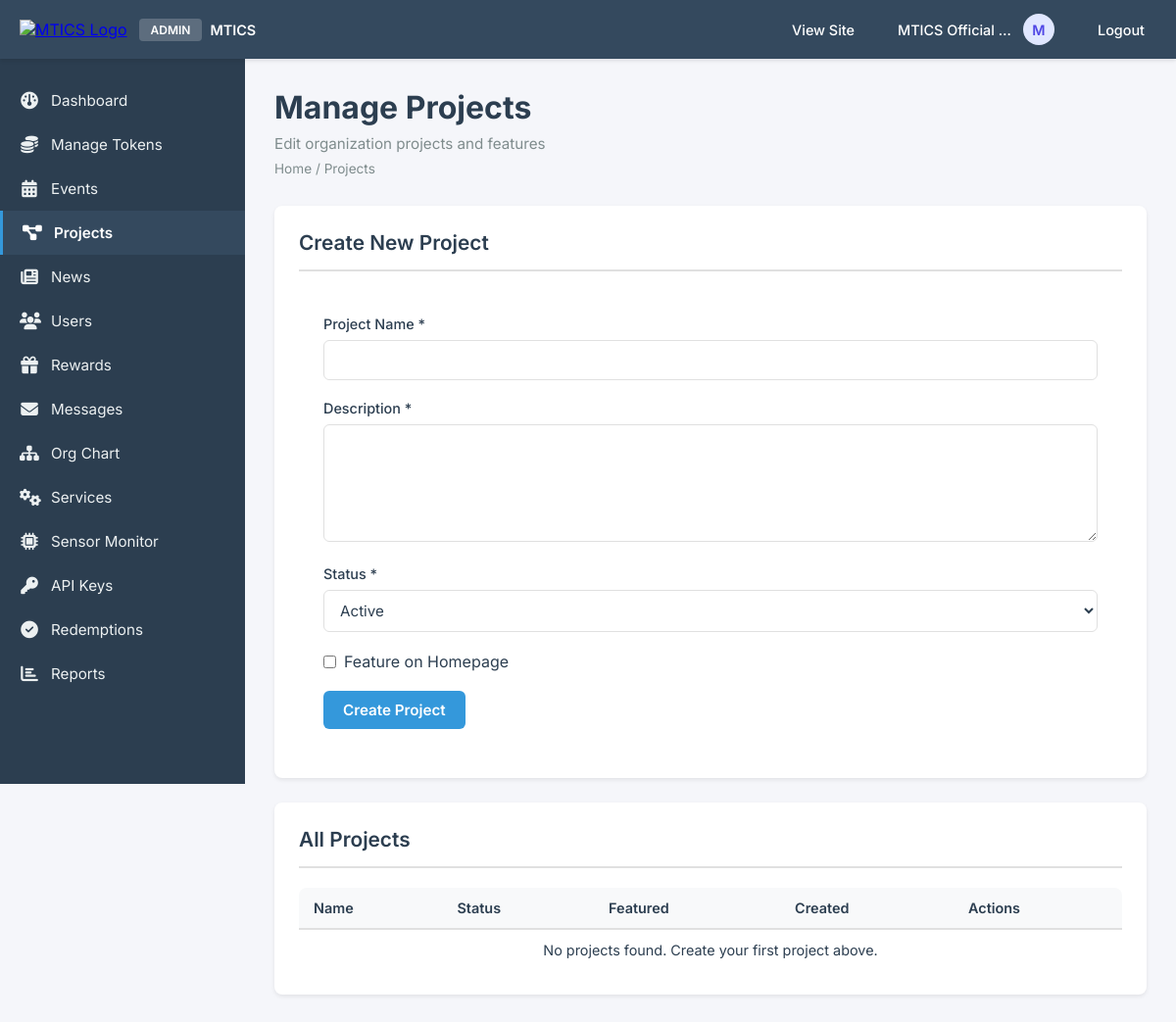
Page /admin/projects.php (signed in) on the earlier database version.
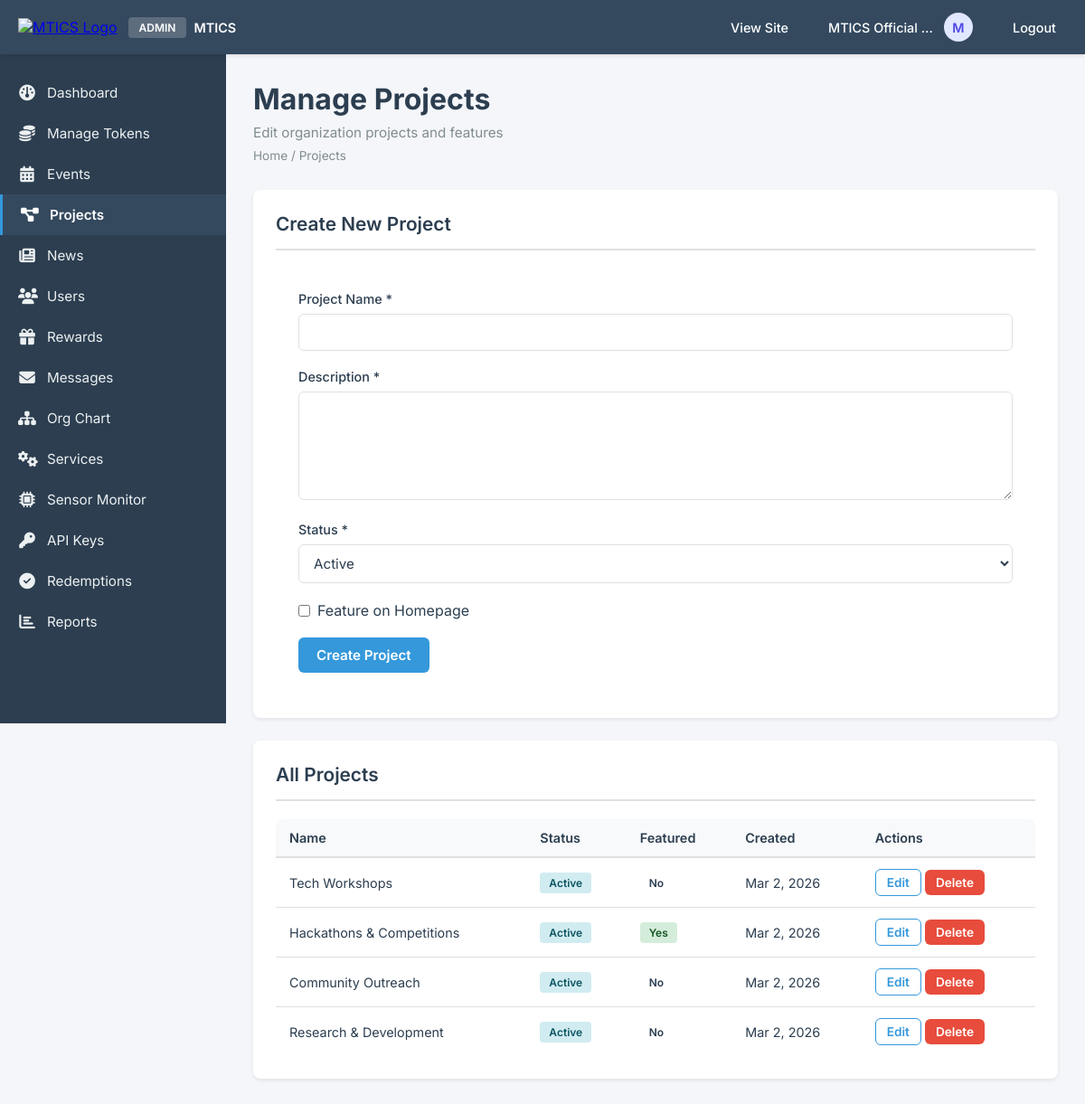
Same page on the later database version.
### tables this page shows
CREATE TABLE IF NOT EXISTS projects (
    id INT AUTO_INCREMENT PRIMARY KEY,
    name VARCHAR(255) NOT NULL,
    description TEXT,
    status VARCHAR(50) DEFAULT 'active',
    image_url VARCHAR(500),
    is_featured BOOLEAN DEFAULT FALSE,
    created_at TIMESTAMP DEFAULT CURRENT_TIMESTAMP,
    updated_at TIMESTAMP DEFAULT CURRENT_TIMESTAMP ON UPDATE CURRENT_TIMESTAMP,
    INDEX idx_status (status),
    INDEX idx_is_featured (is_featured),
    INDEX idx_created_at (created_at)
);

### admin/projects.php (the view, shortened to what the changed rows need)
<?php
$db = Database::getInstance()->getConnection();
$edit_project = null;
$stmt = $db->query("SELECT * FROM projects ORDER BY created_at DESC");
$projects = $stmt->fetchAll();
include '../includes/admin_header.php';
?>
<div class="admin-content">
    <div class="admin-container">
        <div class="admin-page-header">
            <h1 class="admin-page-title">Manage Projects</h1>
        </div>
        <div class="admin-section">
            <h2 class="admin-section-title"><?php echo $edit_project ? 'Edit Project' : 'Create New Project'; ?></h2>
        </div>
        <div class="admin-section">
            <h2 class="admin-section-title">All Projects</h2>
            <div class="admin-table-container">
                <table class="admin-table">
                    <thead>
                        <tr>
                            <th>Name</th>
                            <th>Status</th>
                            <th>Featured</th>
                            <th>Created</th>
                            <th>Actions</th>
                        </tr>
                    </thead>
                    <tbody>
                        <?php if (empty($projects)): ?>
                            <tr>
                                <td colspan="5" style="text-align: center; padding: var(--spacing-lg); color: var(--medium-gray);">
                                    No projects found. Create your first project above.
                                </td>
                            </tr>
                        <?php else: ?>
                            <?php foreach ($projects as $project): ?>
                            <tr>
                                <td><?php echo htmlspecialchars($project['name']); ?></td>
                                <td>
                                    <span class="badge badge-info"><?php echo ucfirst($project['status']); ?></span>
                                </td>
                                <td>
                                    <?php if ($project['is_featured']): ?>
                                        <span class="badge badge-success">Yes</span>
                                    <?php else: ?>
                                        <span class="badge">No</span>
                                    <?php endif; ?>
                                </td>
                                <td><?php echo date('M j, Y', strtotime($project['created_at'])); ?></td>
                                <td>
                                    <a href="?edit=<?php echo $project['id']; ?>" class="admin-btn admin-btn-secondary admin-btn-sm">Edit</a>
                                    <a href="?delete=<?php echo $project['id']; ?>"
                                       class="admin-btn admin-btn-danger admin-btn-sm"
                                       onclick="return confirm('Are you sure you want to delete this project?');">Delete</a>
                                </td>
                            </tr>
                            <?php endforeach; ?>
                        <?php endif; ?>
                    </tbody>
                </table>
            </div>
        </div>
    </div>
</div>
<?php include '../includes/admin_footer.php'; ?>

Differences in the rows shown:
added projects: name "Tech Workshops", status "Active", is_featured "No", created_at "Mar 2, 2026"
added projects: name "Hackathons & Competitions", status "Active", is_featured "Yes", created_at "Mar 2, 2026"
added projects: name "Community Outreach", status "Active", is_featured "No", created_at "Mar 2, 2026"
added projects: name "Research & Development", status "Active", is_featured "No", created_at "Mar 2, 2026"
Other differences:
text no longer shown: "No projects found. Create your first project above."
